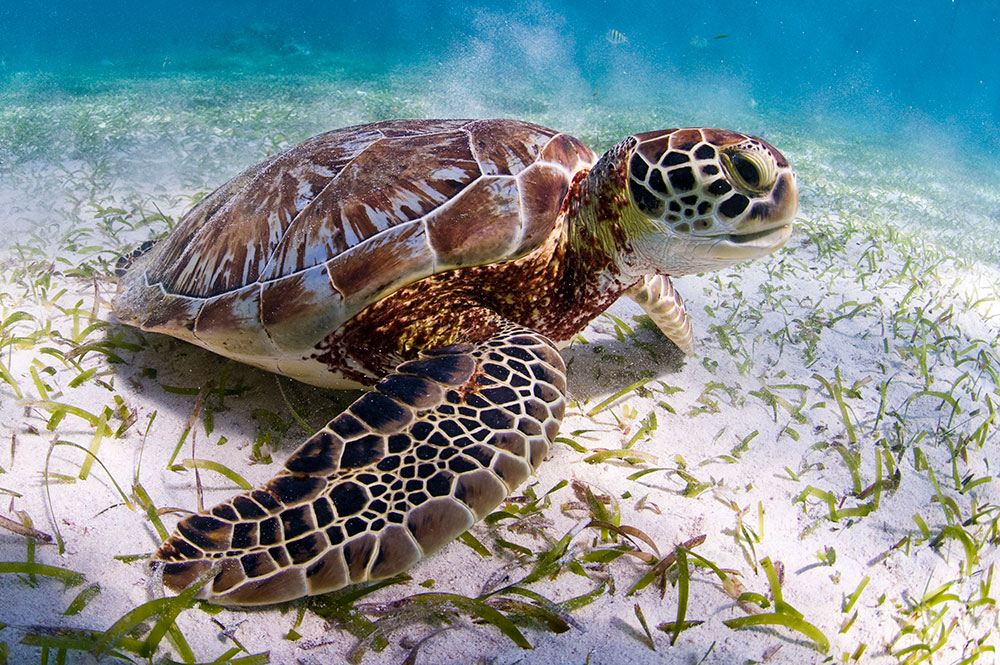
#> input picture NAVEGACION_AUTONOMA/capitulo_1/images/input.jpg, 1000 x 665 px
$ python 7_program.py
#> lines starting #> are read from the running program, lines starting #| are printed output that depends on the picture
# OBJETIVO: Separar y recombinar canales de color para obtener diferentes efectos visuales

import cv2

# Lee la imagen en color (formato BGR: Azul, Verde, Rojo)
img = cv2.imread('./images/input.jpg', cv2.IMREAD_COLOR)
#> img is the input picture: shape (665, 1000, 3); mean B, G, R 144.7, 142, 128.2

# Separa los 3 canales de color en variables individuales
g, b, r = cv2.split(img)
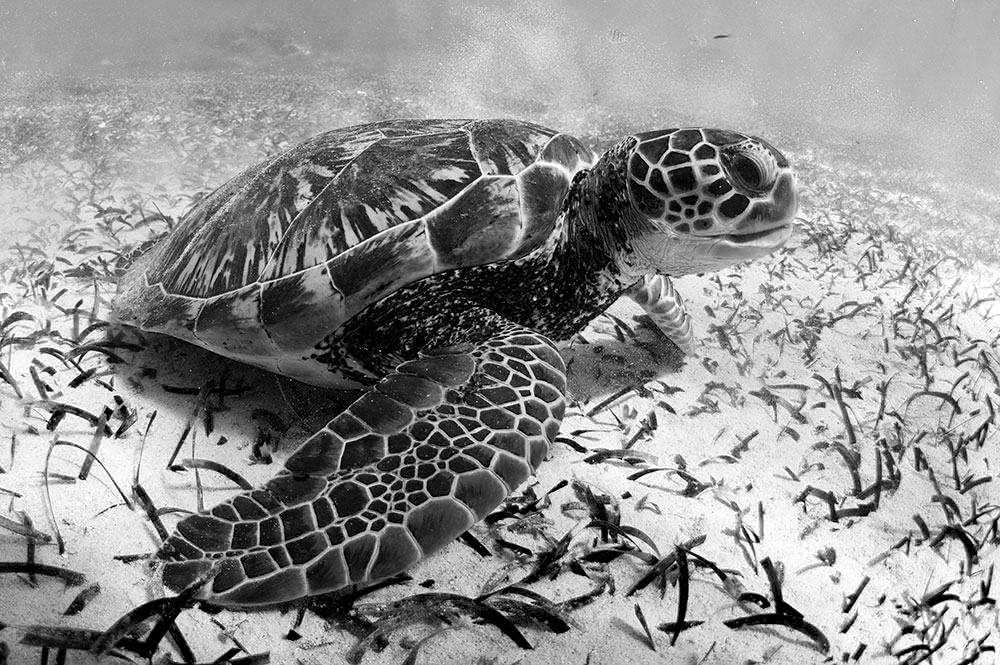
#> g: shape (665, 1000); min 0, max 255, mean 144.7
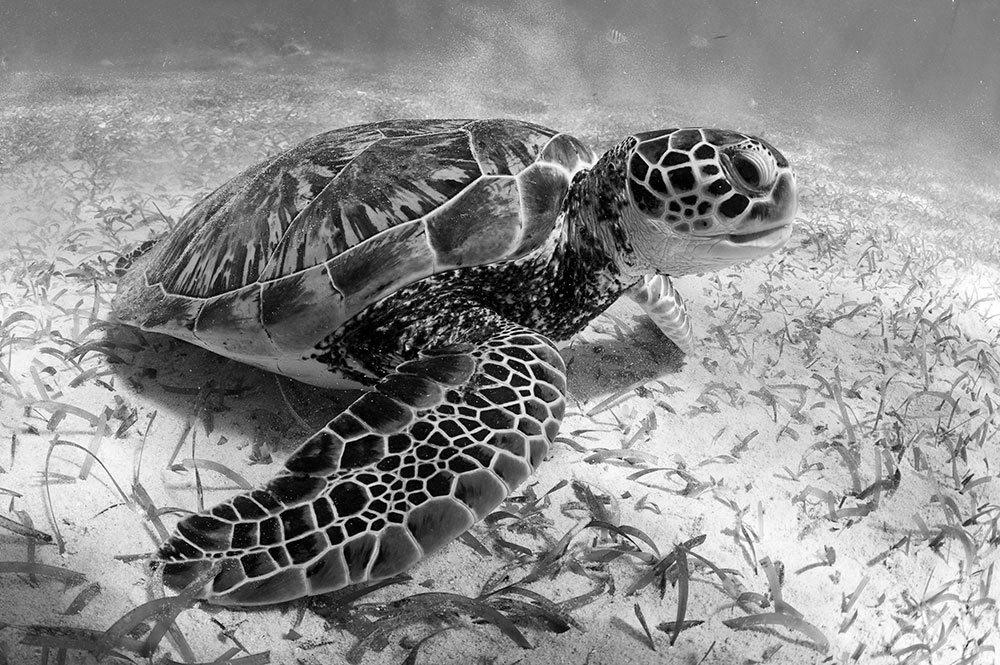
#> b: shape (665, 1000); min 0, max 255, mean 142
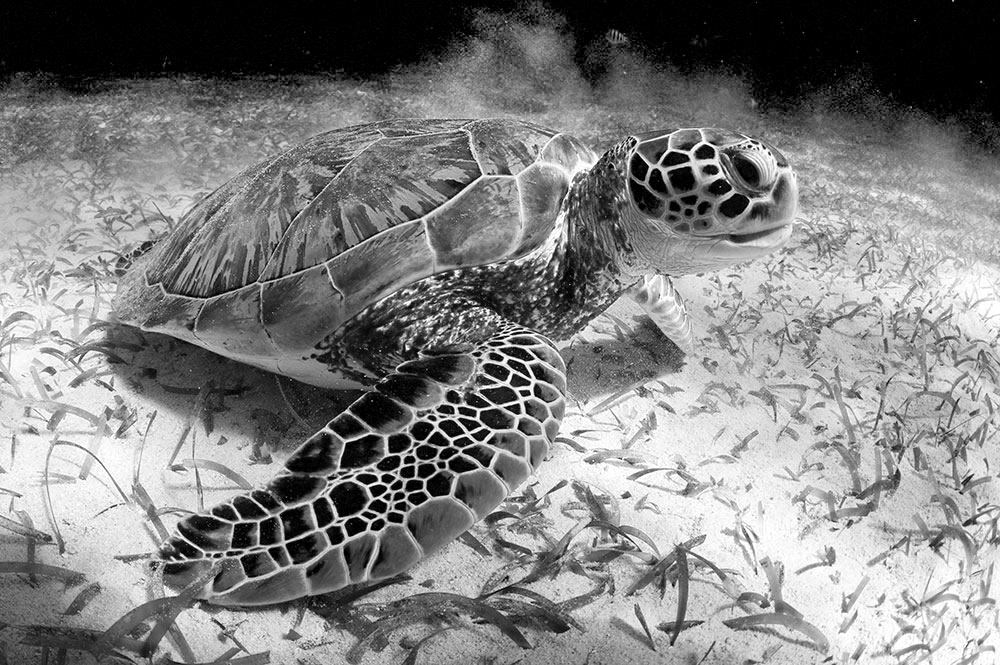
#> r: shape (665, 1000); min 0, max 255, mean 128.2

# Recombina los canales en orden diferente para obtener distintos efectos de color
gbr_img = cv2.merge((g, b, r))  # Verde-Azul-Rojo
rbr_img = cv2.merge((r, b, r))  # Rojo-Azul-Rojo (elimina el canal verde)
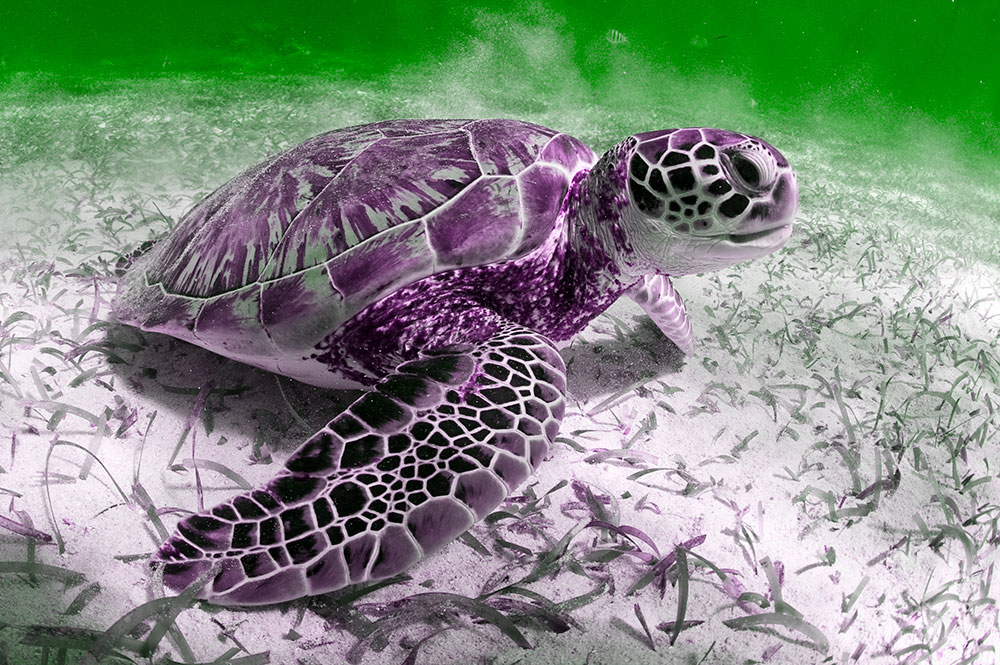
#> rbr_img: shape (665, 1000, 3); mean of channels 0, 1, 2 128.2, 142, 128.2; drawn as B, G, R

# Muestra las 3 versiones para comparar
cv2.imshow('Original', img)
cv2.imshow('GBR', gbr_img)
cv2.imshow('RBR', rbr_img)
cv2.waitKey()
